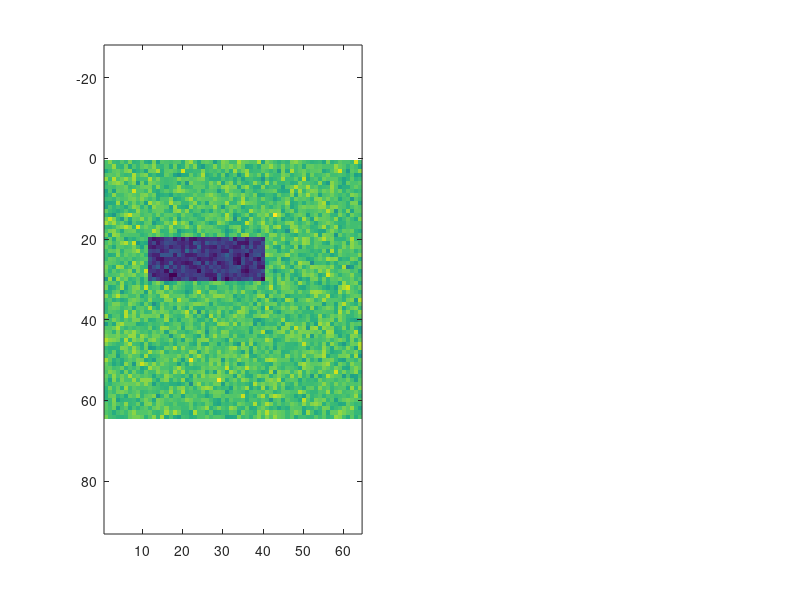

MATLAB code for this plot:
mat1=[1 2 ; 3 4];
mat2=[2 4; 4 5; 6 7];
mat2=[2 4; 4 5];
mat1;
mat2;
mat1*mat2;

%fake brain
TR=2;
t=1:TR:239;
brain=randn(64,64,28,120);
%happy=repmat(0,10,1);
%size(happy)
%sad=repmat(1,10,1);
%happysad=[happy; sad] %or happysad=[happy sad]'
%happysad=happysad(:);
%design=repmat(happysad, 6, 1);

design=repmat([repmat(0, 10,1); repmat(1,10,1)], 6, 1);
ROI= [20:30, 12:40, 18:23];
brain(20:30, 12:40, 18:23, find(design))=...
    brain(20:30, 12:40, 18:23, find(design))-1;
imagesc(brain(:,:,20,13));
sad=mean(brain(:,:,20, find (design)),4);
subplot(1,2,1);
imagesc(squeeze(sad));
axis equal;